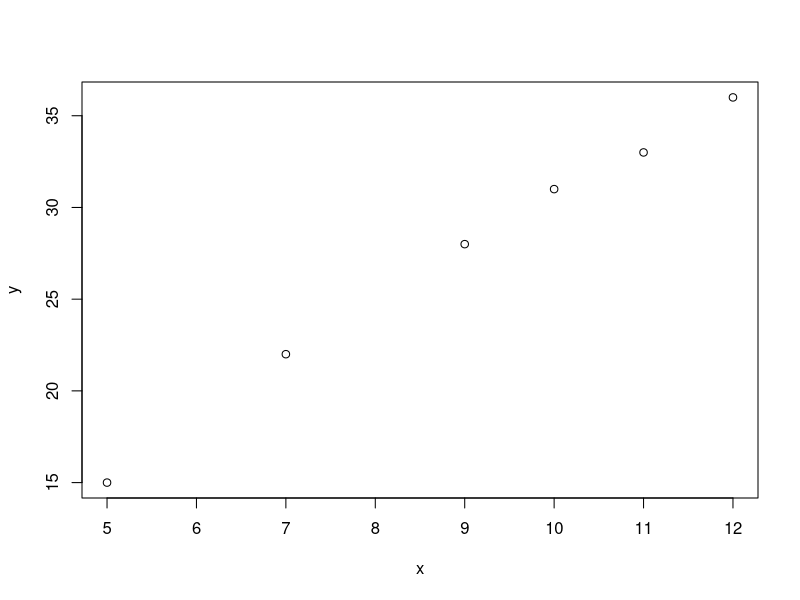

The R script that drew this image:
#**ALT=Scatter plot of data in example 1.1.**#
x = c(5, 7, 9, 10, 11, 12)
y = c(15, 22, 28, 31, 33, 36)

plot(x, y)

#**VID=j_3qdLbo8v0**#

#**VID=9BdcdwD6vyU**#

#**VID=aEqCiFvSSqE**#
